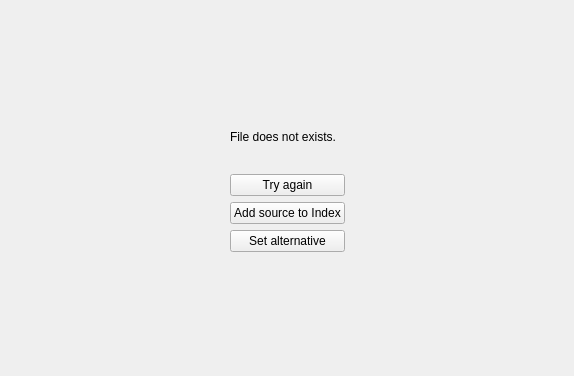
<?xml version="1.0" encoding="UTF-8"?>
<ui version="4.0">
 <class>IndexedFileAttachmentView</class>
 <widget class="QWidget" name="IndexedFileAttachmentView">
  <property name="geometry">
   <rect>
    <x>0</x>
    <y>0</y>
    <width>574</width>
    <height>376</height>
   </rect>
  </property>
  <property name="windowTitle">
   <string>Form</string>
  </property>
  <layout class="QVBoxLayout" name="verticalLayout">
   <property name="leftMargin">
    <number>0</number>
   </property>
   <property name="topMargin">
    <number>0</number>
   </property>
   <property name="rightMargin">
    <number>0</number>
   </property>
   <property name="bottomMargin">
    <number>0</number>
   </property>
   <item>
    <widget class="AdvancedFileChooser" name="widget" native="true"/>
   </item>
   <item>
    <widget class="QStackedWidget" name="stackedWidget">
     <widget class="QWidget" name="page_2">
      <layout class="QHBoxLayout" name="horizontalLayout">
       <item>
        <spacer name="horizontalSpacer">
         <property name="orientation">
          <enum>Qt::Horizontal</enum>
         </property>
         <property name="sizeHint" stdset="0">
          <size>
           <width>40</width>
           <height>20</height>
          </size>
         </property>
        </spacer>
       </item>
       <item>
        <layout class="QVBoxLayout" name="verticalLayout_2" stretch="10,0,2,0,0,0,10">
         <item>
          <spacer name="verticalSpacer_2">
           <property name="orientation">
            <enum>Qt::Vertical</enum>
           </property>
           <property name="sizeHint" stdset="0">
            <size>
             <width>20</width>
             <height>40</height>
            </size>
           </property>
          </spacer>
         </item>
         <item>
          <widget class="QLabel" name="label">
           <property name="text">
            <string>File does not exists.</string>
           </property>
          </widget>
         </item>
         <item>
          <spacer name="verticalSpacer_3">
           <property name="orientation">
            <enum>Qt::Vertical</enum>
           </property>
           <property name="sizeHint" stdset="0">
            <size>
             <width>20</width>
             <height>0</height>
            </size>
           </property>
          </spacer>
         </item>
         <item>
          <widget class="QPushButton" name="pushButton">
           <property name="text">
            <string>Try again</string>
           </property>
          </widget>
         </item>
         <item>
          <widget class="QPushButton" name="pushButton_2">
           <property name="text">
            <string>Add source to Index</string>
           </property>
          </widget>
         </item>
         <item>
          <widget class="QPushButton" name="pushButton_4">
           <property name="text">
            <string>Set alternative</string>
           </property>
          </widget>
         </item>
         <item>
          <spacer name="verticalSpacer">
           <property name="orientation">
            <enum>Qt::Vertical</enum>
           </property>
           <property name="sizeHint" stdset="0">
            <size>
             <width>20</width>
             <height>40</height>
            </size>
           </property>
          </spacer>
         </item>
        </layout>
       </item>
       <item>
        <spacer name="horizontalSpacer_2">
         <property name="orientation">
          <enum>Qt::Horizontal</enum>
         </property>
         <property name="sizeHint" stdset="0">
          <size>
           <width>40</width>
           <height>20</height>
          </size>
         </property>
        </spacer>
       </item>
      </layout>
     </widget>
    </widget>
   </item>
  </layout>
 </widget>
 <customwidgets>
  <customwidget>
   <class>AdvancedFileChooser</class>
   <extends>QWidget</extends>
   <header>advancedfilechooser.h</header>
   <container>1</container>
  </customwidget>
 </customwidgets>
 <resources/>
 <connections/>
</ui>
